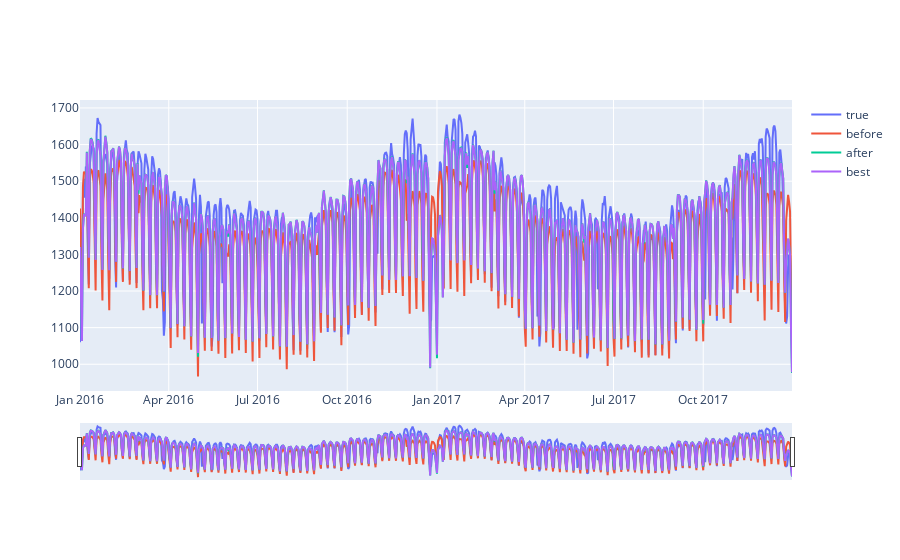

Write notebook code for a chart like this one.
### Code cell
fig= go.Figure([go.Scatter(name='true', x= df_test['Date'],y=df_test['Consumption'])])
fig.add_trace(go.Scatter(name='before', x=df_test['Date'], y= df_test['y pred']))
fig.add_trace(go.Scatter(name='after', x=df_test['Date'], y= df_test['y pred2']))
fig.add_trace(go.Scatter(name='best', x=df_test['Date'], y= df_test['y pred3']))
fig.update_xaxes(rangeslider_visible=True)
fig.show()

### Figure 1 — Plotly figure (JSON) as saved in the notebook; plotly's stock layout.template omitted (floating-point values rounded to 4 significant figures; data arrays with more than 128 entries replaced by an {"elided": "..."} marker saying what was removed)
{"data": [{"name": "true", "type": "scatter", "x": {"elided": "731 str values"}, "y": {"elided": "731 float values"}}, {"name": "before", "type": "scatter", "x": {"elided": "731 str values"}, "y": {"elided": "731 float values"}}, {"name": "after", "type": "scatter", "x": {"elided": "731 str values"}, "y": {"elided": "731 float values"}}, {"name": "best", "type": "scatter", "x": {"elided": "731 str values"}, "y": {"elided": "731 float values"}}], "layout": {"xaxis": {"rangeslider": {"visible": true}}}}
